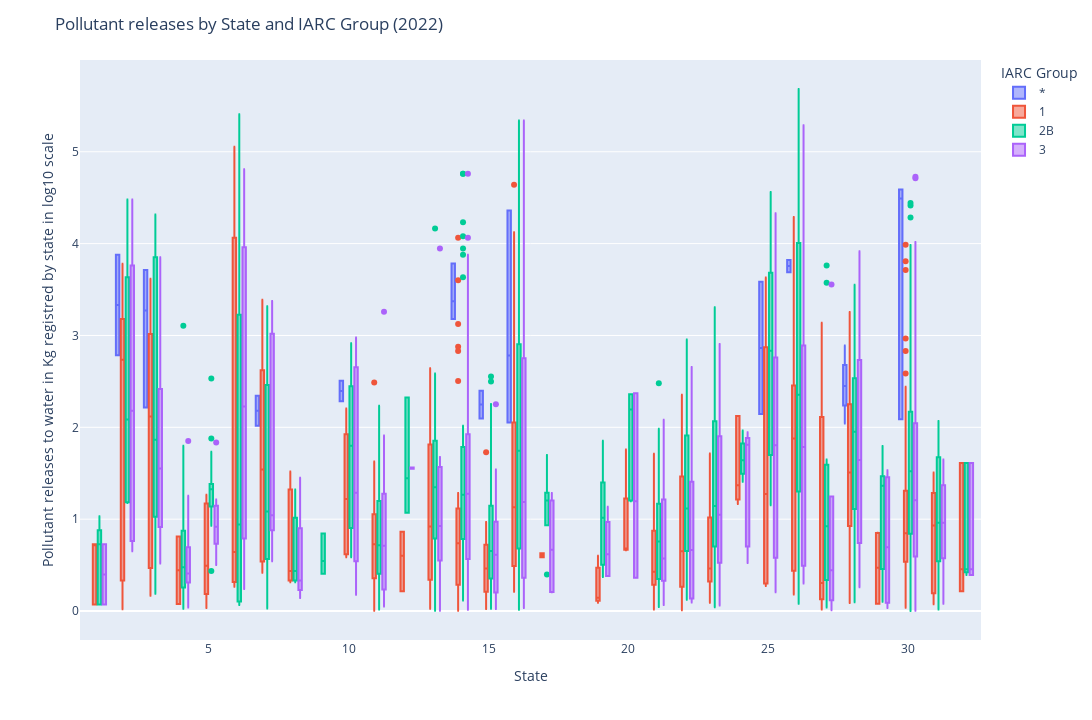

Notebook code for this chart:
### Code cell
fig = px.box(agua,
             x="cve_ent",
             y="log_em_agua",
             color="iarc_group",
             #hover_data=['ENT_NOMBRE','TASA_EST_3_1_100k','SEXO','RANGO_EDAD'],
             labels={'iarc_group':'IARC Group'},
             width=3000,
             height=720)
            #  points='all')
fig.update_traces(quartilemethod='exclusive')
fig.update_layout(
    title="Pollutant releases by State and IARC Group (2022)",
    yaxis_title="Pollutant releases to water in Kg registred by state in log10 scale",
    xaxis_title="State"
)
#fig.write_image("output/boxplot_tasas_estandarizadas_edad_sexo_2022.pdf")
fig.show()

### Figure 1 — Plotly figure (JSON) as saved in the notebook; plotly's stock layout.template omitted (floating-point values rounded to 4 significant figures; data arrays with more than 128 entries replaced by an {"elided": "..."} marker saying what was removed)
{"data": [{"alignmentgroup": "True", "hovertemplate": "IARC Group=*<br>cve_ent=%{x}<br>log_em_agua=%{y}<extra></extra>", "legendgroup": "*", "marker": {"color": "#636efa"}, "name": "*", "notched": false, "offsetgroup": "*", "orientation": "v", "quartilemethod": "exclusive", "showlegend": true, "type": "box", "x": [27, 7, 11, 3, 10, 14, 15, 30, 13, 7, 28, 25, 23, 3, 28, 15, 8, 16, 10, 14, 24, 16, 30, 5, 14, 26, 16, 3, 30, 25, 2, 4, 2, 26, 28, 6, 28], "x0": " ", "xaxis": "x", "y": [2.105, 2.018, 2.675, 2.215, 2.284, 3.373, 2.097, 2.088, 2.086, 2.343, 2.891, 2.144, 2.278, 3.272, 2.042, 2.398, 2.036, 2.783, 2.507, 3.783, 2.3, 2.054, 4.591, 2.423, 3.179, 3.823, 4.362, 3.714, 4.491, 3.585, 3.879, 3.02, 2.785, 3.688, 2.433, 4.623, 2.466], "y0": " ", "yaxis": "y"}, {"alignmentgroup": "True", "hovertemplate": "IARC Group=1<br>cve_ent=%{x}<br>log_em_agua=%{y}<extra></extra>", "legendgroup": "1", "marker": {"color": "#EF553B"}, "name": "1", "notched": false, "offsetgroup": "1", "orientation": "v", "quartilemethod": "exclusive", "showlegend": true, "type": "box", "x": {"elided": "334 int values"}, "x0": " ", "xaxis": "x", "y": {"elided": "334 float values"}, "y0": " ", "yaxis": "y"}, {"alignmentgroup": "True", "hovertemplate": "IARC Group=2B<br>cve_ent=%{x}<br>log_em_agua=%{y}<extra></extra>", "legendgroup": "2B", "marker": {"color": "#00cc96"}, "name": "2B", "notched": false, "offsetgroup": "2B", "orientation": "v", "quartilemethod": "exclusive", "showlegend": true, "type": "box", "x": {"elided": "637 int values"}, "x0": " ", "xaxis": "x", "y": {"elided": "637 float values"}, "y0": " ", "yaxis": "y"}, {"alignmentgroup": "True", "hovertemplate": "IARC Group=3<br>cve_ent=%{x}<br>log_em_agua=%{y}<extra></extra>", "legendgroup": "3", "marker": {"color": "#ab63fa"}, "name": "3", "notched": false, "offsetgroup": "3", "orientation": "v", "quartilemethod": "exclusive", "showlegend": true, "type": "box", "x": {"elided": "372 int values"}, "x0": " ", "xaxis": "x", "y": {"elided": "372 float values"}, "y0": " ", "yaxis": "y"}], "layout": {"boxmode": "group", "height": 720, "legend": {"title": {"text": "IARC Group"}, "tracegroupgap": 0}, "margin": {"t": 60}, "title": {"text": "Pollutant releases by State and IARC Group (2022)"}, "width": 3000, "xaxis": {"anchor": "y", "domain": [0, 1], "title": {"text": "State"}}, "yaxis": {"anchor": "x", "domain": [0, 1], "title": {"text": "Pollutant releases to water in Kg registred by state in log10 scale"}}}}
